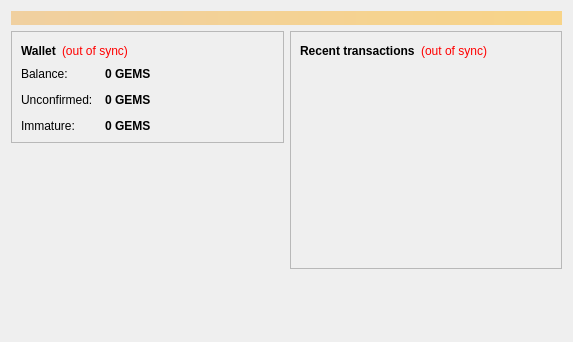
<?xml version="1.0" encoding="UTF-8"?>
<ui version="4.0">
 <class>OverviewPage</class>
 <widget class="QWidget" name="OverviewPage">
  <property name="geometry">
   <rect>
    <x>0</x>
    <y>0</y>
    <width>573</width>
    <height>342</height>
   </rect>
  </property>
  <property name="windowTitle">
   <string>Form</string>
  </property>
  <layout class="QVBoxLayout" name="topLayout">
   <item>
    <widget class="QLabel" name="labelAlerts">
     <property name="visible">
      <bool>false</bool>
     </property>
     <property name="styleSheet">
      <string notr="true">background-color: qlineargradient(x1: 0, y1: 0, x2: 1, y2: 0, stop:0 #F0D0A0, stop:1 #F8D488); color:#000000;</string>
     </property>
     <property name="wordWrap">
      <bool>true</bool>
     </property>
     <property name="margin">
      <number>3</number>
     </property>
    </widget>
   </item>
   <item>
    <layout class="QHBoxLayout" name="horizontalLayout" stretch="1,1">
     <item>
      <layout class="QVBoxLayout" name="verticalLayout_2">
       <item>
        <widget class="QFrame" name="frame">
         <property name="frameShape">
          <enum>QFrame::StyledPanel</enum>
         </property>
         <property name="frameShadow">
          <enum>QFrame::Raised</enum>
         </property>
         <layout class="QVBoxLayout" name="verticalLayout_4">
          <item>
           <layout class="QHBoxLayout" name="horizontalLayout_4">
            <item>
             <widget class="QLabel" name="label_5">
              <property name="font">
               <font>
                <weight>75</weight>
                <bold>true</bold>
               </font>
              </property>
              <property name="text">
               <string>Wallet</string>
              </property>
             </widget>
            </item>
            <item>
             <widget class="QLabel" name="labelWalletStatus">
              <property name="toolTip">
               <string>The displayed information may be out of date. Your wallet automatically synchronizes with the Gemcoin network after a connection is established, but this process has not completed yet.</string>
              </property>
              <property name="styleSheet">
               <string notr="true">QLabel { color: red; }</string>
              </property>
              <property name="text">
               <string notr="true">(out of sync)</string>
              </property>
              <property name="alignment">
               <set>Qt::AlignLeading|Qt::AlignLeft|Qt::AlignVCenter</set>
              </property>
             </widget>
            </item>
            <item>
             <spacer name="horizontalSpacer_2">
              <property name="orientation">
               <enum>Qt::Horizontal</enum>
              </property>
              <property name="sizeHint" stdset="0">
               <size>
                <width>40</width>
                <height>20</height>
               </size>
              </property>
             </spacer>
            </item>
           </layout>
          </item>
          <item>
           <layout class="QFormLayout" name="formLayout_2">
            <property name="fieldGrowthPolicy">
             <enum>QFormLayout::AllNonFixedFieldsGrow</enum>
            </property>
            <property name="horizontalSpacing">
             <number>12</number>
            </property>
            <property name="verticalSpacing">
             <number>12</number>
            </property>
            <item row="0" column="0">
             <widget class="QLabel" name="label">
              <property name="text">
               <string>Balance:</string>
              </property>
             </widget>
            </item>
            <item row="0" column="1">
             <widget class="QLabel" name="labelBalance">
              <property name="font">
               <font>
                <weight>75</weight>
                <bold>true</bold>
               </font>
              </property>
              <property name="cursor">
               <cursorShape>IBeamCursor</cursorShape>
              </property>
              <property name="toolTip">
               <string>Your current balance</string>
              </property>
              <property name="text">
               <string notr="true">0 GEMS</string>
              </property>
              <property name="textInteractionFlags">
               <set>Qt::LinksAccessibleByMouse|Qt::TextSelectableByKeyboard|Qt::TextSelectableByMouse</set>
              </property>
             </widget>
            </item>
            <item row="1" column="0">
             <widget class="QLabel" name="label_3">
              <property name="text">
               <string>Unconfirmed:</string>
              </property>
             </widget>
            </item>
            <item row="1" column="1">
             <widget class="QLabel" name="labelUnconfirmed">
              <property name="font">
               <font>
                <weight>75</weight>
                <bold>true</bold>
               </font>
              </property>
              <property name="cursor">
               <cursorShape>IBeamCursor</cursorShape>
              </property>
              <property name="toolTip">
               <string>Total of transactions that have yet to be confirmed, and do not yet count toward the current balance</string>
              </property>
              <property name="text">
               <string notr="true">0 GEMS</string>
              </property>
              <property name="textInteractionFlags">
               <set>Qt::LinksAccessibleByMouse|Qt::TextSelectableByKeyboard|Qt::TextSelectableByMouse</set>
              </property>
             </widget>
            </item>
            <item row="2" column="0">
             <widget class="QLabel" name="labelImmatureText">
              <property name="text">
               <string>Immature:</string>
              </property>
             </widget>
            </item>
            <item row="2" column="1">
             <widget class="QLabel" name="labelImmature">
              <property name="font">
               <font>
                <weight>75</weight>
                <bold>true</bold>
               </font>
              </property>
              <property name="toolTip">
               <string>Mined balance that has not yet matured</string>
              </property>
              <property name="text">
               <string notr="true">0 GEMS</string>
              </property>
              <property name="textInteractionFlags">
               <set>Qt::LinksAccessibleByMouse|Qt::TextSelectableByKeyboard|Qt::TextSelectableByMouse</set>
              </property>
             </widget>
            </item>
           </layout>
          </item>
         </layout>
        </widget>
       </item>
       <item>
        <spacer name="verticalSpacer">
         <property name="orientation">
          <enum>Qt::Vertical</enum>
         </property>
         <property name="sizeHint" stdset="0">
          <size>
           <width>20</width>
           <height>40</height>
          </size>
         </property>
        </spacer>
       </item>
      </layout>
     </item>
     <item>
      <layout class="QVBoxLayout" name="verticalLayout_3">
       <item>
        <widget class="QFrame" name="frame_2">
         <property name="frameShape">
          <enum>QFrame::StyledPanel</enum>
         </property>
         <property name="frameShadow">
          <enum>QFrame::Raised</enum>
         </property>
         <layout class="QVBoxLayout" name="verticalLayout">
          <item>
           <layout class="QHBoxLayout" name="horizontalLayout_2">
            <item>
             <widget class="QLabel" name="label_4">
              <property name="text">
               <string>&lt;b&gt;Recent transactions&lt;/b&gt;</string>
              </property>
             </widget>
            </item>
            <item>
             <widget class="QLabel" name="labelTransactionsStatus">
              <property name="toolTip">
               <string>The displayed information may be out of date. Your wallet automatically synchronizes with the Gemcoin network after a connection is established, but this process has not completed yet.</string>
              </property>
              <property name="styleSheet">
               <string notr="true">QLabel { color: red; }</string>
              </property>
              <property name="text">
               <string notr="true">(out of sync)</string>
              </property>
              <property name="alignment">
               <set>Qt::AlignRight|Qt::AlignTrailing|Qt::AlignVCenter</set>
              </property>
             </widget>
            </item>
            <item>
             <spacer name="horizontalSpacer">
              <property name="orientation">
               <enum>Qt::Horizontal</enum>
              </property>
              <property name="sizeHint" stdset="0">
               <size>
                <width>40</width>
                <height>20</height>
               </size>
              </property>
             </spacer>
            </item>
           </layout>
          </item>
          <item>
           <widget class="QListView" name="listTransactions">
            <property name="styleSheet">
             <string notr="true">QListView { background: transparent; }</string>
            </property>
            <property name="frameShape">
             <enum>QFrame::NoFrame</enum>
            </property>
            <property name="verticalScrollBarPolicy">
             <enum>Qt::ScrollBarAlwaysOff</enum>
            </property>
            <property name="horizontalScrollBarPolicy">
             <enum>Qt::ScrollBarAlwaysOff</enum>
            </property>
            <property name="selectionMode">
             <enum>QAbstractItemView::NoSelection</enum>
            </property>
           </widget>
          </item>
         </layout>
        </widget>
       </item>
       <item>
        <spacer name="verticalSpacer_2">
         <property name="orientation">
          <enum>Qt::Vertical</enum>
         </property>
         <property name="sizeHint" stdset="0">
          <size>
           <width>20</width>
           <height>40</height>
          </size>
         </property>
        </spacer>
       </item>
      </layout>
     </item>
    </layout>
   </item>
  </layout>
 </widget>
 <resources/>
 <connections/>
</ui>
